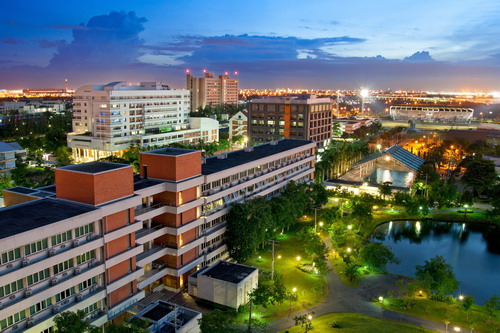
#> input picture Lab1/kmitl.jpg, 500 x 333 px, found by its file name
$ python lab1-2_2.py
#> lines starting #> are read from the running program, lines starting #| are printed output that depends on the picture
import cv2
import numpy as np
import math
import matplotlib.image as mpimg

#matplotlib notbook
from matplotlib import pyplot as plt
from mpl_toolkits.mplot3d import Axes3D

image = cv2.imread("lab1/kmitl.jpg")
#> image is the input picture: shape (333, 500, 3); mean B, G, R 102.1, 104.3, 95.2
image2 = cv2.imread("lab1/chainat.jpg")
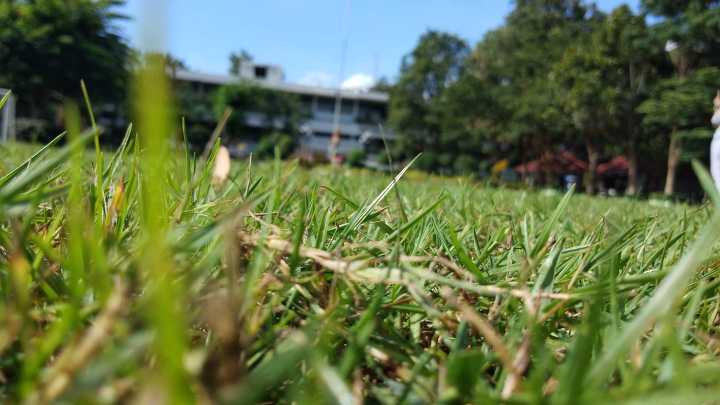
#> input picture Lab1/chainat.jpg, 1440 x 810 px, found by its file name (shown at 1/2 size)
#> image2 is the input picture: shape (810, 1440, 3); mean B, G, R 71.6, 114.6, 99.2

# Convert Color
rgb_image = cv2.cvtColor(image, cv2.COLOR_BGR2RGB)
rgb_image2 = cv2.cvtColor(image2, cv2.COLOR_BGR2RGB)

# Set Image Size
height, width = 300, 500
image1 = cv2.resize(image, (width, height))
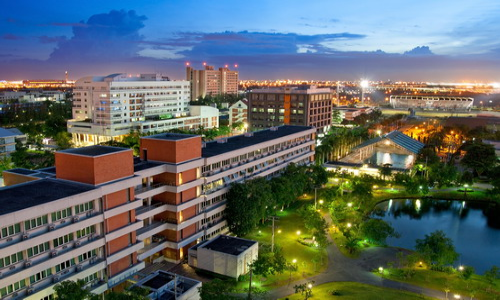
#> image1: shape (300, 500, 3); mean B, G, R 102, 104.2, 95.1
image2 = cv2.resize(image2, (width, height))
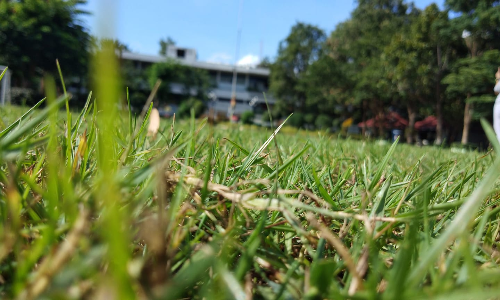
#> image2: shape (300, 500, 3); mean B, G, R 71.4, 114.5, 99.1

# Define the video output settings
output_file = 'blended_video.mp4'  # Replace with the desired output file name
frame_rate = 1  # Number of frames per second
fourcc = cv2.VideoWriter_fourcc(*'mp4v')

# Create the video writer object
video_writer = cv2.VideoWriter(output_file, fourcc, frame_rate, (width, height))

weight_arr = [1.0, 0.9, 0.8, 0.7, 0.6, 0.5, 0.4, 0.3, 0.2, 0.1, 0]

#ภาพที่ 1 ปรากฏ แล้วค่อยๆ เปลี่ยนเป็นภาพที่ 2
for w1, w2 in zip(weight_arr, weight_arr[::-1]):
    im_add = cv2.addWeighted(image1, w1, image2, w2, 0)
    video_writer.write(im_add)
#> this loop made 11 passes
#> pass 2, `im_add = cv2.addWeighted(image1, w1, image2, w2, 0)`:
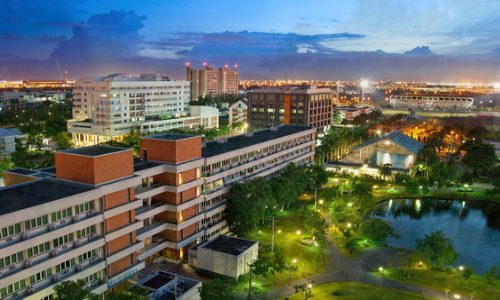
#> im_add: shape (300, 500, 3); mean B, G, R 99, 105.3, 95.5
#> pass 3, `im_add = cv2.addWeighted(image1, w1, image2, w2, 0)`:
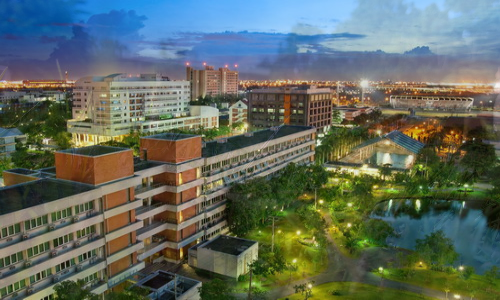
#> im_add: shape (300, 500, 3); mean B, G, R 95.9, 106.3, 95.9

#ภาพที่ 2 ปรากฏ แล้วค่อยๆ เปลี่ยนเป็นภาพที่ 1
for w2, w1 in zip(weight_arr, weight_arr[::-1]):
    im_add = cv2.addWeighted(image1, w1, image2, w2, 0)
    video_writer.write(im_add)
#> this loop made 11 passes
#> pass 2, `im_add = cv2.addWeighted(image1, w1, image2, w2, 0)`:
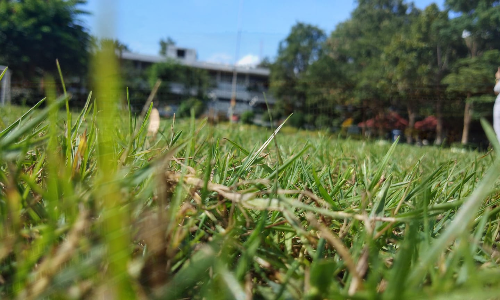
#> im_add: shape (300, 500, 3); mean B, G, R 74.5, 113.5, 98.7
#> pass 3, `im_add = cv2.addWeighted(image1, w1, image2, w2, 0)`:
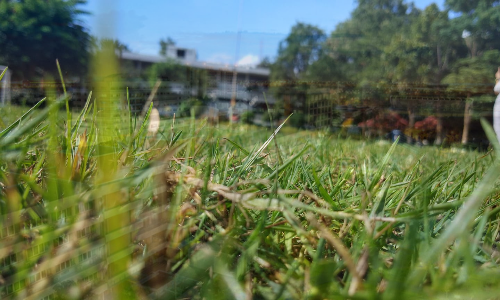
#> im_add: shape (300, 500, 3); mean B, G, R 77.6, 112.5, 98.3


video_writer.release()
